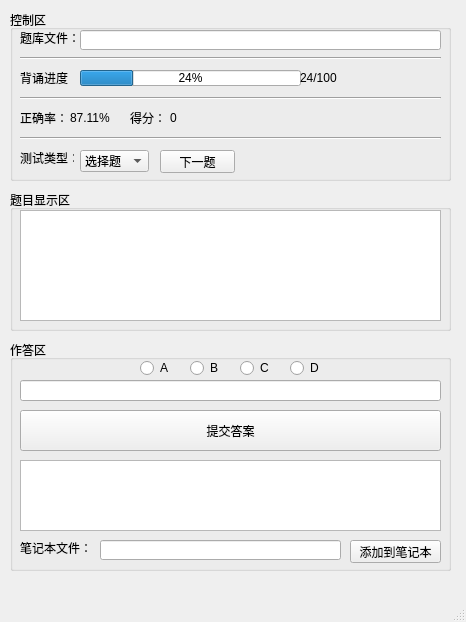
<?xml version="1.0" encoding="UTF-8"?>
<ui version="4.0">
 <class>TestProcessWindow</class>
 <widget class="QMainWindow" name="TestProcessWindow">
  <property name="geometry">
   <rect>
    <x>0</x>
    <y>0</y>
    <width>466</width>
    <height>622</height>
   </rect>
  </property>
  <property name="windowTitle">
   <string>MainWindow</string>
  </property>
  <widget class="QWidget" name="centralwidget">
   <widget class="QGroupBox" name="groupBox">
    <property name="geometry">
     <rect>
      <x>10</x>
      <y>190</y>
      <width>441</width>
      <height>141</height>
     </rect>
    </property>
    <property name="title">
     <string>题目显示区</string>
    </property>
    <widget class="QTextEdit" name="QuizDisplayEdit">
     <property name="geometry">
      <rect>
       <x>10</x>
       <y>20</y>
       <width>421</width>
       <height>111</height>
      </rect>
     </property>
     <property name="acceptDrops">
      <bool>false</bool>
     </property>
     <property name="readOnly">
      <bool>true</bool>
     </property>
    </widget>
   </widget>
   <widget class="QGroupBox" name="groupBox_2">
    <property name="geometry">
     <rect>
      <x>10</x>
      <y>340</y>
      <width>441</width>
      <height>231</height>
     </rect>
    </property>
    <property name="title">
     <string>作答区</string>
    </property>
    <widget class="QPushButton" name="AnswerButton">
     <property name="geometry">
      <rect>
       <x>10</x>
       <y>70</y>
       <width>421</width>
       <height>41</height>
      </rect>
     </property>
     <property name="text">
      <string>提交答案</string>
     </property>
    </widget>
    <widget class="QRadioButton" name="radioButton_A">
     <property name="geometry">
      <rect>
       <x>130</x>
       <y>20</y>
       <width>31</width>
       <height>16</height>
      </rect>
     </property>
     <property name="text">
      <string>A</string>
     </property>
    </widget>
    <widget class="QRadioButton" name="radioButton_B">
     <property name="geometry">
      <rect>
       <x>180</x>
       <y>20</y>
       <width>31</width>
       <height>16</height>
      </rect>
     </property>
     <property name="text">
      <string>B</string>
     </property>
    </widget>
    <widget class="QRadioButton" name="radioButton_C">
     <property name="geometry">
      <rect>
       <x>230</x>
       <y>20</y>
       <width>31</width>
       <height>16</height>
      </rect>
     </property>
     <property name="text">
      <string>C</string>
     </property>
    </widget>
    <widget class="QRadioButton" name="radioButton_D">
     <property name="geometry">
      <rect>
       <x>280</x>
       <y>20</y>
       <width>31</width>
       <height>16</height>
      </rect>
     </property>
     <property name="text">
      <string>D</string>
     </property>
    </widget>
    <widget class="QPushButton" name="AddToNoteButton">
     <property name="geometry">
      <rect>
       <x>340</x>
       <y>200</y>
       <width>91</width>
       <height>23</height>
      </rect>
     </property>
     <property name="text">
      <string>添加到笔记本</string>
     </property>
    </widget>
    <widget class="QLineEdit" name="AnswerEdit">
     <property name="geometry">
      <rect>
       <x>10</x>
       <y>40</y>
       <width>421</width>
       <height>21</height>
      </rect>
     </property>
    </widget>
    <widget class="QTextEdit" name="ReslDisplayEdit">
     <property name="geometry">
      <rect>
       <x>10</x>
       <y>120</y>
       <width>421</width>
       <height>71</height>
      </rect>
     </property>
     <property name="acceptDrops">
      <bool>false</bool>
     </property>
     <property name="readOnly">
      <bool>true</bool>
     </property>
    </widget>
   </widget>
   <widget class="QGroupBox" name="groupBox_3">
    <property name="geometry">
     <rect>
      <x>10</x>
      <y>10</y>
      <width>441</width>
      <height>171</height>
     </rect>
    </property>
    <property name="title">
     <string>控制区</string>
    </property>
    <widget class="QLabel" name="label_3">
     <property name="geometry">
      <rect>
       <x>10</x>
       <y>20</y>
       <width>61</width>
       <height>16</height>
      </rect>
     </property>
     <property name="text">
      <string>题库文件：</string>
     </property>
    </widget>
    <widget class="QProgressBar" name="LibProgressBar">
     <property name="geometry">
      <rect>
       <x>70</x>
       <y>60</y>
       <width>221</width>
       <height>16</height>
      </rect>
     </property>
     <property name="value">
      <number>24</number>
     </property>
    </widget>
    <widget class="QLabel" name="label_5">
     <property name="geometry">
      <rect>
       <x>10</x>
       <y>60</y>
       <width>54</width>
       <height>16</height>
      </rect>
     </property>
     <property name="text">
      <string>背诵进度</string>
     </property>
    </widget>
    <widget class="QLabel" name="ProgressDisplay">
     <property name="geometry">
      <rect>
       <x>290</x>
       <y>60</y>
       <width>71</width>
       <height>16</height>
      </rect>
     </property>
     <property name="text">
      <string>24/100</string>
     </property>
    </widget>
    <widget class="QLabel" name="label_7">
     <property name="geometry">
      <rect>
       <x>10</x>
       <y>100</y>
       <width>54</width>
       <height>16</height>
      </rect>
     </property>
     <property name="text">
      <string>正确率：</string>
     </property>
    </widget>
    <widget class="Line" name="line">
     <property name="geometry">
      <rect>
       <x>10</x>
       <y>40</y>
       <width>421</width>
       <height>16</height>
      </rect>
     </property>
     <property name="orientation">
      <enum>Qt::Horizontal</enum>
     </property>
    </widget>
    <widget class="Line" name="line_2">
     <property name="geometry">
      <rect>
       <x>10</x>
       <y>80</y>
       <width>421</width>
       <height>16</height>
      </rect>
     </property>
     <property name="orientation">
      <enum>Qt::Horizontal</enum>
     </property>
    </widget>
    <widget class="QLabel" name="AccuracyDisplay">
     <property name="geometry">
      <rect>
       <x>60</x>
       <y>100</y>
       <width>51</width>
       <height>16</height>
      </rect>
     </property>
     <property name="text">
      <string>87.11%</string>
     </property>
    </widget>
    <widget class="QLineEdit" name="LibDisplayLineEdit">
     <property name="geometry">
      <rect>
       <x>70</x>
       <y>20</y>
       <width>361</width>
       <height>20</height>
      </rect>
     </property>
    </widget>
    <widget class="QPushButton" name="NextQuizButton">
     <property name="geometry">
      <rect>
       <x>150</x>
       <y>140</y>
       <width>75</width>
       <height>23</height>
      </rect>
     </property>
     <property name="text">
      <string>下一题</string>
     </property>
    </widget>
    <widget class="QComboBox" name="QuizTypeComboBox">
     <property name="geometry">
      <rect>
       <x>70</x>
       <y>140</y>
       <width>69</width>
       <height>22</height>
      </rect>
     </property>
     <item>
      <property name="text">
       <string>选择题</string>
      </property>
     </item>
     <item>
      <property name="text">
       <string>填空题</string>
      </property>
     </item>
     <item>
      <property name="text">
       <string>所有</string>
      </property>
     </item>
    </widget>
    <widget class="Line" name="line_3">
     <property name="geometry">
      <rect>
       <x>10</x>
       <y>120</y>
       <width>421</width>
       <height>16</height>
      </rect>
     </property>
     <property name="orientation">
      <enum>Qt::Horizontal</enum>
     </property>
    </widget>
    <widget class="QLabel" name="label_9">
     <property name="geometry">
      <rect>
       <x>10</x>
       <y>140</y>
       <width>54</width>
       <height>16</height>
      </rect>
     </property>
     <property name="text">
      <string>测试类型：</string>
     </property>
    </widget>
    <widget class="QLabel" name="label_8">
     <property name="geometry">
      <rect>
       <x>120</x>
       <y>100</y>
       <width>54</width>
       <height>16</height>
      </rect>
     </property>
     <property name="text">
      <string>得分：</string>
     </property>
    </widget>
    <widget class="QLabel" name="ScoreDisplay">
     <property name="geometry">
      <rect>
       <x>160</x>
       <y>100</y>
       <width>51</width>
       <height>16</height>
      </rect>
     </property>
     <property name="text">
      <string>0</string>
     </property>
    </widget>
   </widget>
   <widget class="QLabel" name="label_4">
    <property name="geometry">
     <rect>
      <x>20</x>
      <y>540</y>
      <width>71</width>
      <height>16</height>
     </rect>
    </property>
    <property name="text">
     <string>笔记本文件：</string>
    </property>
   </widget>
   <widget class="QLineEdit" name="NoteDisplayLineEdit">
    <property name="geometry">
     <rect>
      <x>100</x>
      <y>540</y>
      <width>241</width>
      <height>20</height>
     </rect>
    </property>
   </widget>
  </widget>
  <widget class="QMenuBar" name="menubar">
   <property name="geometry">
    <rect>
     <x>0</x>
     <y>0</y>
     <width>466</width>
     <height>22</height>
    </rect>
   </property>
  </widget>
  <widget class="QStatusBar" name="statusbar"/>
 </widget>
 <resources/>
 <connections/>
</ui>
